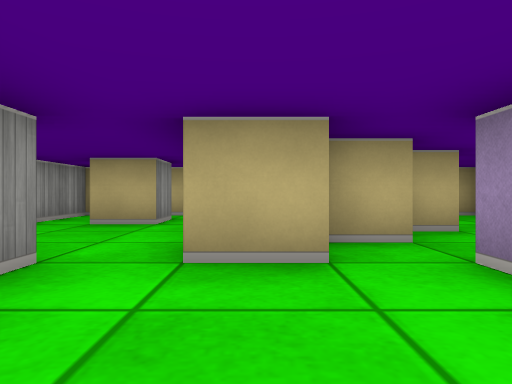
view 1 (above)

12 first-person views from a walk through a cub3D level. The camera is about half as high as the walls, looks level and sees 70° across. The floor is counted in squares. Each view is taken from the middle of a square. On the plan, view 1 faces up. The plan holds only what a view shows up to about 9 squares ahead; the rest is blank.

view 2
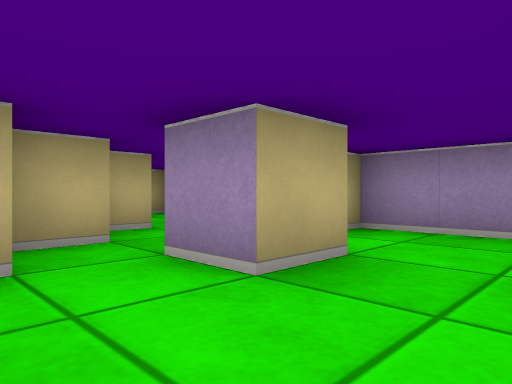

view 3
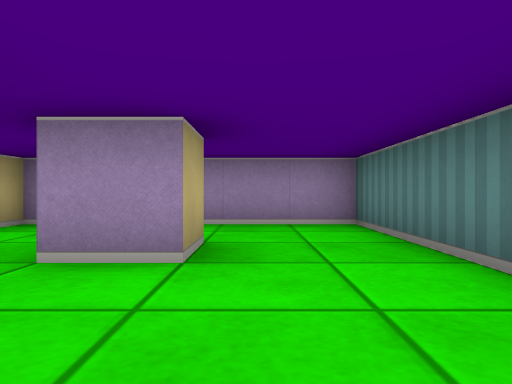

view 4
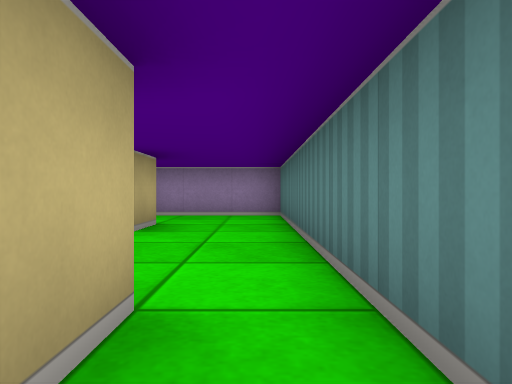

view 5
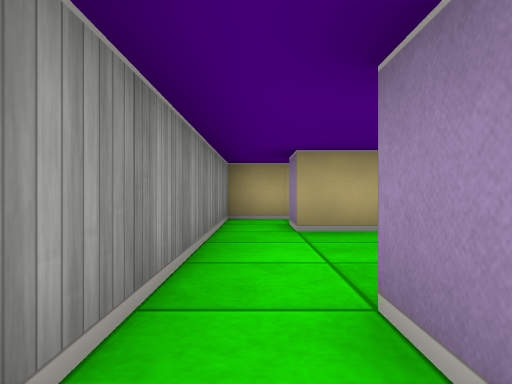

view 6
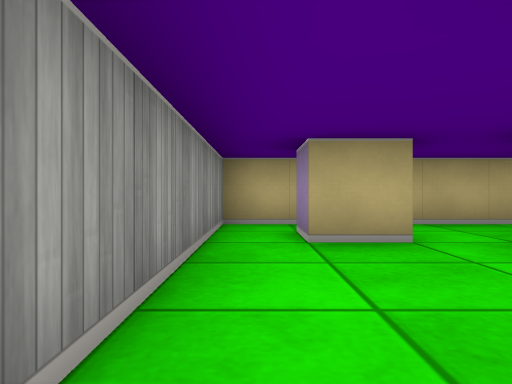

view 7
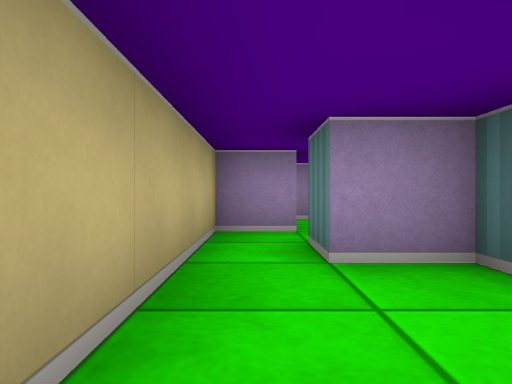

view 8
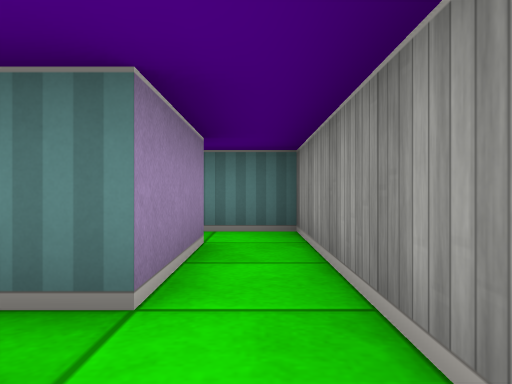

view 9
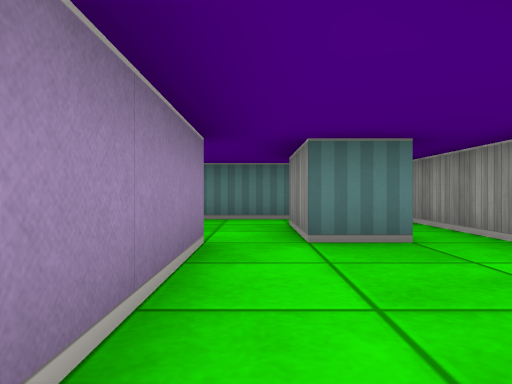

view 10
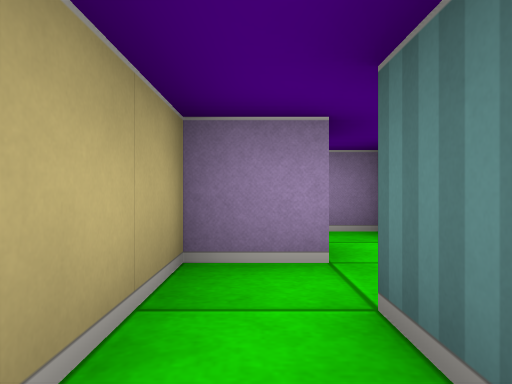

view 11
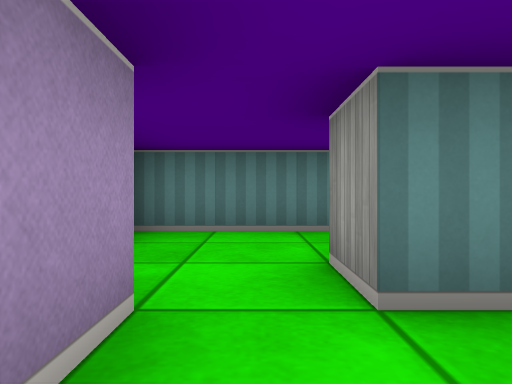

view 12
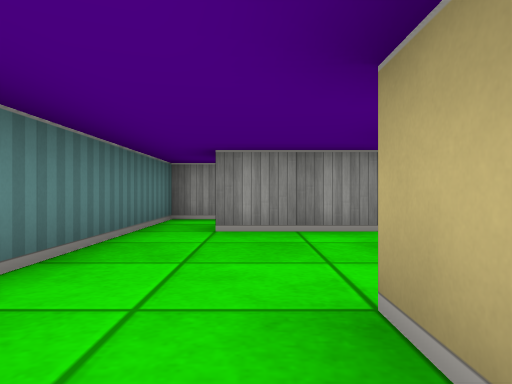

### Floor plan
Ten units are one square. View 1 is at (0, 0); x grows to the right and y downward. Boxes are objects, and circles mark ways between rooms. Rooms are numbered by the first view taken in them; rooms with no view inside come last. Other rooms are left out.
<svg viewBox="-40 -80 91 90">
<path fill="none" stroke="#000" d="M6 -25 -5 -25M19 -25 25 -25 25 -15 15 -15 15 -25M15 -35 6 -35M-15 -25 -15 -5 -25 -5M35 -25 35 -34M25 -45 19 -45M-25 5 45 5 45 -25M45 -45 40 -45M-35 -5 -35 5 -25 5M-15 -65 -15 -55 -25 -55 -25 -65M5 -54 5 -65M-5 -25 -5 -54M5 -75 -35 -75 -35 -5M-25 -5 -25 -25 -15 -25M25 -65 25 -75 5 -75M45 -55 45 -64M46 -75 41 -75M5 -65 15 -65"/>
<circle cx="-20" cy="0" r="3" fill="#2a7"/>
<circle cx="-10" cy="-20" r="3" fill="#2a7"/>
<circle cx="30" cy="-50" r="3" fill="#2a7"/>
<circle cx="-30" cy="-15" r="3" fill="#2a7"/>
<circle cx="10" cy="-70" r="3" fill="#2a7"/>
<text x="10" y="-20">1</text>
<text x="-30" y="0">2</text>
<text x="-20" y="-50">3</text>
<text x="30" y="-60">4</text>
</svg>
Room 1 opens to room 2. Room 1 opens to room 3. Room 1 opens to room 4. Room 2 opens to room 3. Room 3 opens to room 4.

Where each view was taken, in squares from view 1:
view 1: 0 up, 0 right, facing up
view 2: 0 up, 0 right, facing up-right
view 3: 1 up, 1 left, facing right
view 4: 0 up, 3 left, facing right
view 5: 1 up, 3 left, facing up
view 6: 2 up, 3 left, facing up
view 7: 7 up, 2 left, facing right
view 8: 4 up, 3 left, facing down
view 9: 6 up, 1 left, facing down
view 10: 7 up, 0 right, facing right
view 11: 4 up, 3 right, facing down
view 12: 1 up, 3 right, facing left
